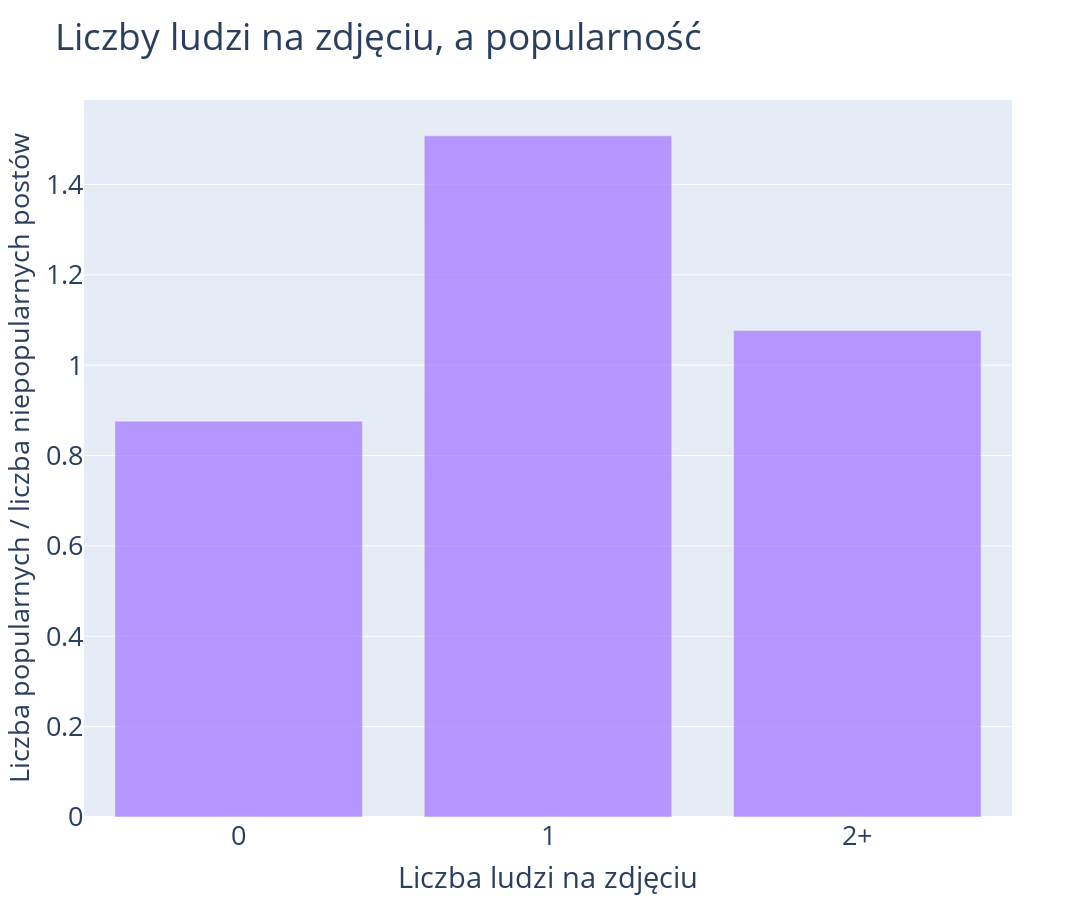

Notebook code for this chart:
### Code cell
fig = go.Figure()

people_limit = 2  # Ustaw liczbę osób do wyświetlenia

# Grupowanie danych wg 'people' i kolumny
grouped_data = marged_df.groupby('people')['popular_regression'].value_counts().unstack().fillna(0.99)

# Obliczanie stosunku True do False
grouped_data['Ratio'] = grouped_data[True] / grouped_data[False]

# Dynamiczne tworzenie słupków w zależności od people_limit
for index in range(people_limit + 1):
    label = f'{index}' if index < people_limit else f'{people_limit}+'
    bar_color = '#A273FF' if index > 0 else '#A273FF'  # True (niebieski) lub False (czerwony)
    bar_height = grouped_data.loc[index, 'Ratio'] if index < people_limit else grouped_data.loc[people_limit:, 'Ratio'].mean()

    # Dodawanie słupków do wykresu
    fig.add_trace(
        go.Bar(
            x=[label],
            y=[bar_height],
            marker=dict(color=bar_color, opacity=0.7),
            textfont=dict(size=21),
        )
    )

fig.update_layout(
    xaxis_title='Liczba ludzi na zdjęciu',
    yaxis_title='Liczba popularnych / liczba niepopularnych postów',
    showlegend=False,
    legend=dict(
        x=0.02,
        y=0.98,
        traceorder='normal',
        orientation='h',
        font=dict(family='Arial, sans-serif', size=21, color='black'),  # Zwiększenie rozmiaru czcionki
        bgcolor='rgba(255, 255, 255, 0.6)',
        bordercolor='rgba(0, 0, 0, 0.1)',
        borderwidth=2
    ),
    height=900,
    width=1900, # Wysokość wykresu
    xaxis=dict(
        title_font=dict(size=29),  # Zwiększenie rozmiaru czcionki w podpisie osi x
        tickfont=dict(size=27)  # Zwiększenie rozmiaru czcionki w etykietach osi x
    ),
    yaxis=dict(
        title_font=dict(size=27),  # Zwiększenie rozmiaru czcionki w podpisie osi y
        tickfont=dict(size=27)  # Zwiększenie rozmiaru czcionki w etykietach osi y
    ),
    title=dict(
        text='Liczby ludzi na zdjęciu, a popularność',  # Tytuł
        font=dict(size=37)  # Zwiększenie rozmiaru czcionki w tytule
    )
)

# Wyświetlanie wykresu
fig.show()

### Figure 1 — Plotly figure (JSON) as saved in the notebook; plotly's stock layout.template omitted (floating-point values rounded to 4 significant figures)
{"data": [{"marker": {"color": "#A273FF", "opacity": 0.7}, "textfont": {"size": 21}, "type": "bar", "x": ["0"], "y": [0.8759]}, {"marker": {"color": "#A273FF", "opacity": 0.7}, "textfont": {"size": 21}, "type": "bar", "x": ["1"], "y": [1.508]}, {"marker": {"color": "#A273FF", "opacity": 0.7}, "textfont": {"size": 21}, "type": "bar", "x": ["2+"], "y": [1.077]}], "layout": {"height": 900, "legend": {"bgcolor": "rgba(255, 255, 255, 0.6)", "bordercolor": "rgba(0, 0, 0, 0.1)", "borderwidth": 2, "font": {"color": "black", "family": "Arial, sans-serif", "size": 21}, "orientation": "h", "traceorder": "normal", "x": 0.02, "y": 0.98}, "showlegend": false, "title": {"font": {"size": 37}, "text": "Liczby ludzi na zdjęciu, a popularność"}, "width": 1900, "xaxis": {"tickfont": {"size": 27}, "title": {"font": {"size": 29}, "text": "Liczba ludzi na zdjęciu"}}, "yaxis": {"tickfont": {"size": 27}, "title": {"font": {"size": 27}, "text": "Liczba popularnych / liczba niepopularnych postów"}}}}
